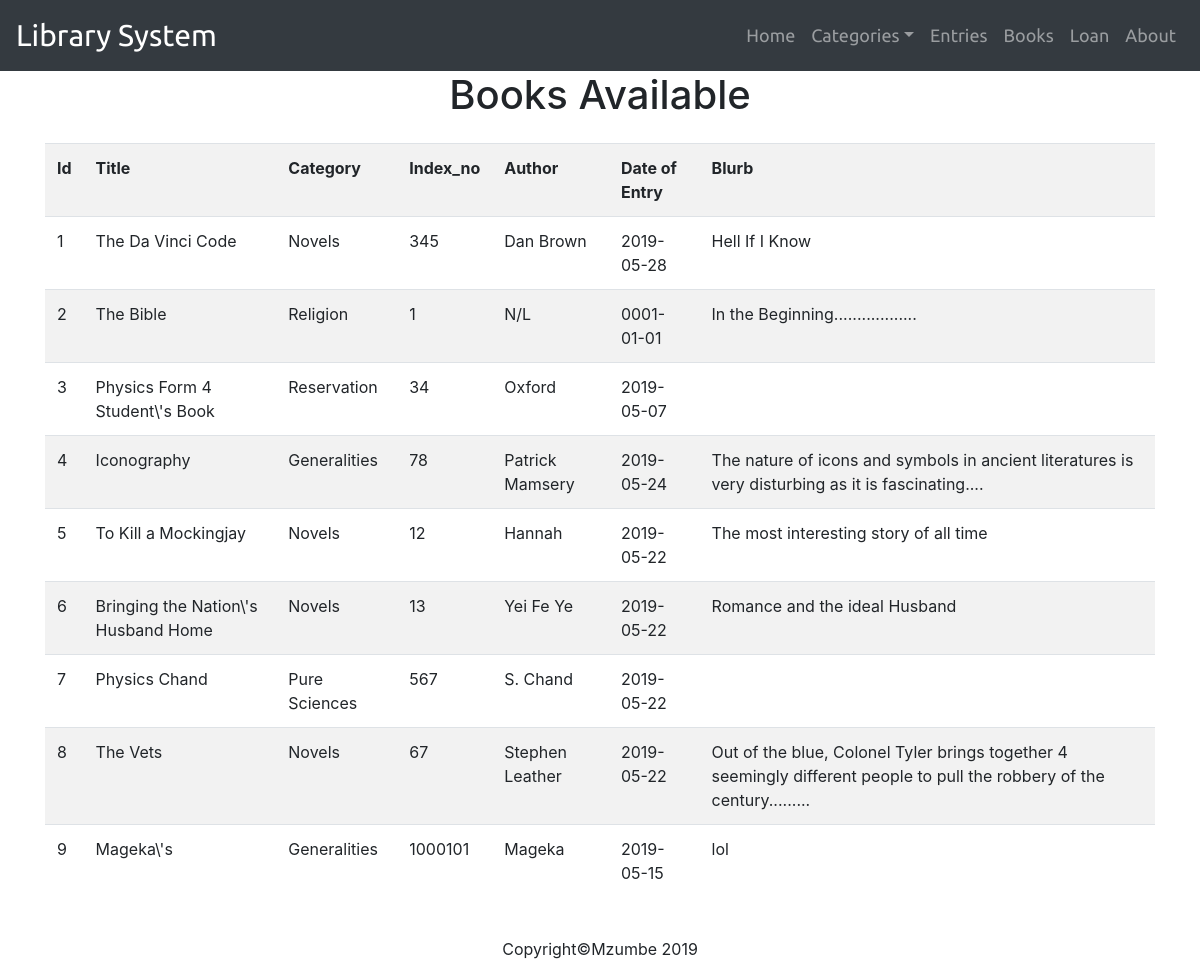
The page /books.php on the database as committed earlier.
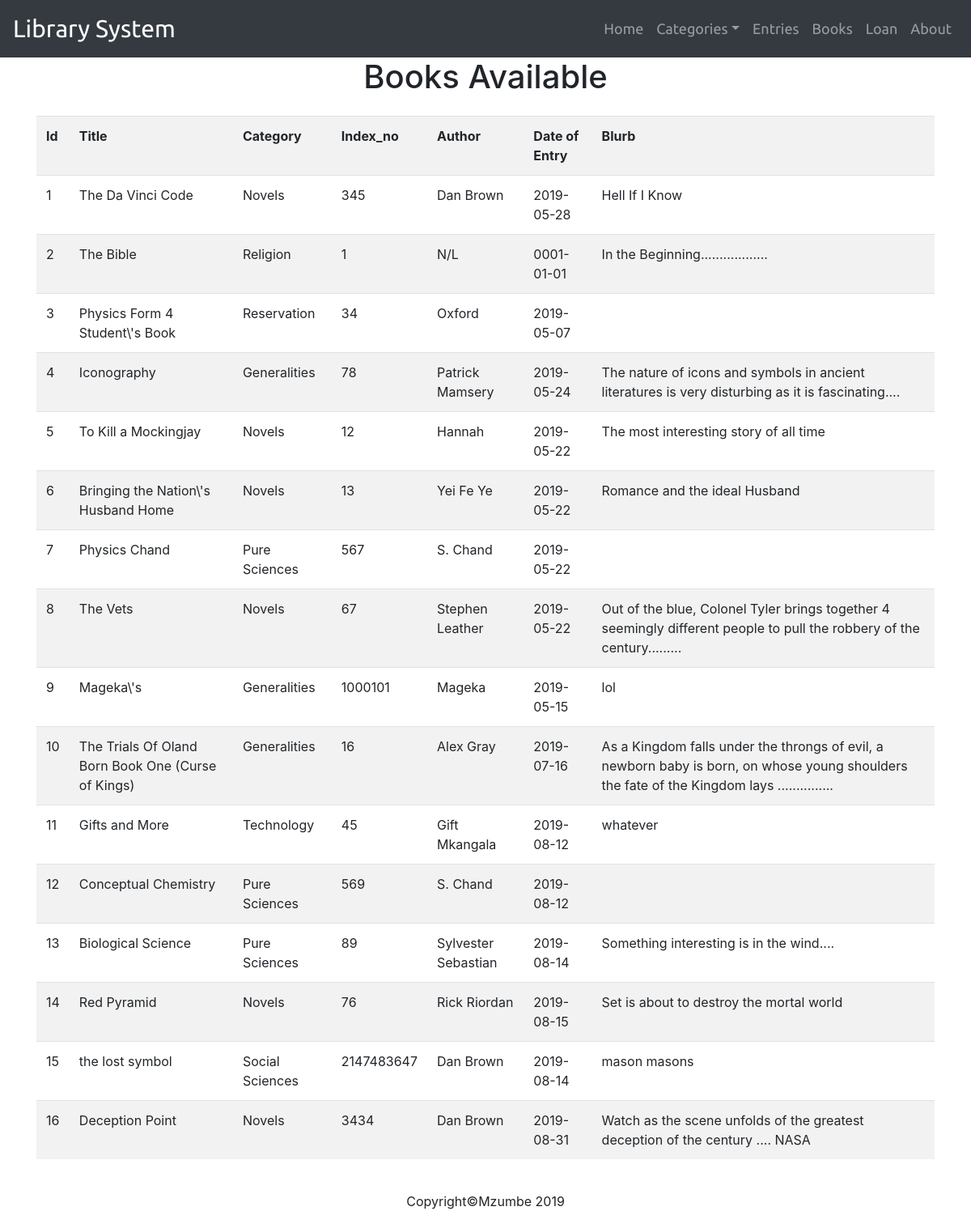
The same page on the database as committed later.
### tables this page shows
CREATE TABLE `entries` (
  `id` int(11) NOT NULL,
  `ent_title` varchar(256) DEFAULT NULL,
  `ent_category` varchar(45) DEFAULT NULL,
  `ent_index_no` int(11) NOT NULL,
  `ent_author` varchar(23) NOT NULL,
  `d_o_e` date NOT NULL,
  `blurb` varchar(256) NOT NULL
);

### books.php (the view, shortened to what this page needs)
<?php
	include_once "includes/header.php";
	include_once "includes/dbh.inc.php";
?>
<h1 class="text-center">Books Available</h1>
<?php
		$sql = "select * from entries";
		$data = mysqli_query($conn, $sql);
		$result = mysqli_num_rows($data);
		?>
	<div class="container">
		<table class="table table-hover table-striped mt-4">
		<tr>
			<th>Id</th>
			<th>Title</th>
			<th>Category</th>
			<th>Index_no</th>
			<th>Author</th>
			<th>Date of Entry</th>
			<th>Blurb</th>
		<?php
		if($result > 0){
			while($row = mysqli_fetch_assoc($data)){
				echo "<tr>
				<td>".$row['id']."</td>
				<td>".$row['ent_title']."</td>
				<td>".$row['ent_category']."</td>
				<td>".$row['ent_index_no']."</td>
				<td>".$row['ent_author']."</td>
				<td>".$row['d_o_e']."</td>
				<td>".$row['blurb']."</td></tr>";
			}
		}
		?>
		</table>
	</div>
<?php
	include_once "includes/footer.php";
?>

### includes/header.php (shortened to what this page needs)
<!DOCTYPE html>
<html>
<head>
</head>
	<link rel="stylesheet" type="text/css" href="css/bootstrap.css">
	<link rel="stylesheet" type="text/css" href="style.css">
<body>
	<nav class="navbar navbar-expand-lg navbar-dark bg-dark sticky-top">
		<a href="index.php" class="navbar-brand" style="font-size: 30px;">Library System</a>
		<div class="collapse navbar-collapse" id="navbarSupportedContent">
			<ul class="navbar-nav ml-auto">
				<li class="nav-item">
					<a href="index.php" class="nav-link">Home</a>
				</li>
				<li class="nav-item dropdown">
					<a href="categories.php" class="nav-link dropdown-toggle" id="navbarDropdown" data-toggle="dropdown">Categories</a>
				</li>
				<li class="nav-item">
					<a href="entries.php" class="nav-link">Entries</a>
				</li>
				<li class="nav-item">
					<form action="books.php" action="POST"><a href="books.php" name="books" class="nav-link">Books</a></form>
				</li>
				<li class="nav-item">
					<a href="loan.php" class="nav-link">Loan</a>
				</li>
				<li class="nav-item">
					<a href="about.php" class="nav-link">About</a>
				</li>
			</ul>
		</div>
	</nav>

### includes/footer.php (shortened to what this page needs)
</body>
<br>
	<footer class="text-center">
		Copyright&copy;Mzumbe 2019
	</footer>
</html>

### includes/header.php (style rules this page uses)
body { background: ; }
nav a { font-family: 'Ubuntu', sans-serif; font-size: 18px; padding: 0; margin: 0; }

Rows that differ between the two databases and show on the page:
added entries: id "10", ent_title "The Trials Of Oland Born Book One (Curse of Kings)", ent_category "Generalities", ent_index_no "16", ent_author "Alex Gray", d_o_e "2019-07-16", blurb "As a Kingdom falls under the throngs of evil, a newborn baby is born, on whose young shoulders the fate of the Kingdom lays ..............."
added entries: id "11", ent_title "Gifts and More", ent_category "Technology", ent_index_no "45", ent_author "Gift Mkangala", d_o_e "2019-08-12", blurb "whatever"
added entries: id "12", ent_title "Conceptual Chemistry", ent_category "Pure Sciences", ent_index_no "569", ent_author "S. Chand", d_o_e "2019-08-12"
added entries: id "13", ent_title "Biological Science", ent_category "Pure Sciences", ent_index_no "89", ent_author "Sylvester Sebastian", d_o_e "2019-08-14", blurb "Something interesting is in the wind...."
added entries: id "14", ent_title "Red Pyramid", ent_category "Novels", ent_index_no "76", ent_author "Rick Riordan", d_o_e "2019-08-15", blurb "Set is about to destroy the mortal world"
added entries: id "15", ent_title "the lost symbol", ent_category "Social Sciences", ent_index_no "2147483647", ent_author "Dan Brown", d_o_e "2019-08-14", blurb "mason masons"
added entries: id "16", ent_title "Deception Point", ent_category "Novels", ent_index_no "3434", ent_author "Dan Brown", d_o_e "2019-08-31", blurb "Watch as the scene unfolds of the greatest deception of the century .... NASA"
